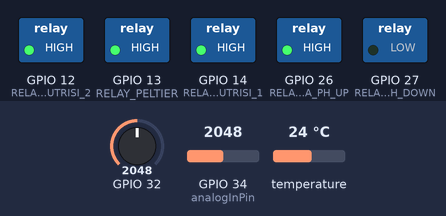
The sketch below on a simulated ESP32. On the bench: switched loads named in the sketch (green lamp = pin HIGH). Inputs (shaded band) come from the test bench; at power-on: GPIO 32 = 2048, GPIO 34 (analogInPin) = 2048, temperature 24 °C (analog values on the 0–4095 scale). WiFi joins after 1.5 s; servers stay silent unless stated; what the sketch prints to the serial monitor is not drawn.

Above: at 2.7 s.
2.8 s: GPIO 32 set to 3469
At 13.8 s:
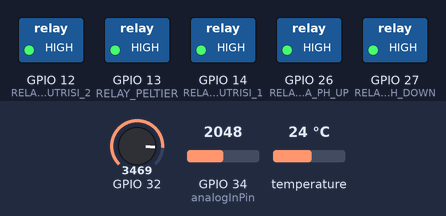
15.9 s: GPIO 32 set to 3596
At 17.3 s:
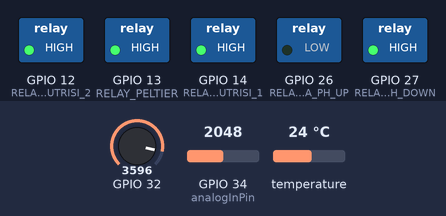
29.7 s: GPIO 32 set to 3083
At 39.4 s:
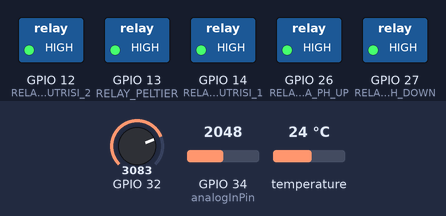
41.4 s: GPIO 32 set to 2977
At 42.8 s:
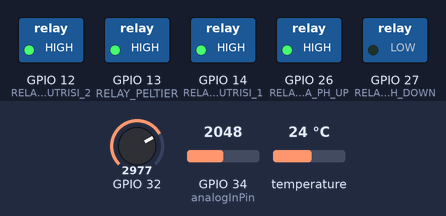
55.4 s: GPIO 32 set to 3603
At 65.0 s:
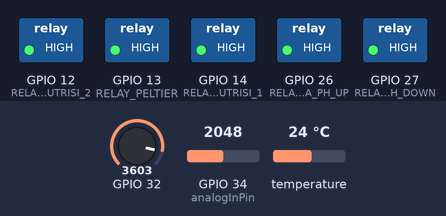
Timing chart, 0 to 67.7 s (numbered marks = the images above; inputs shaded):
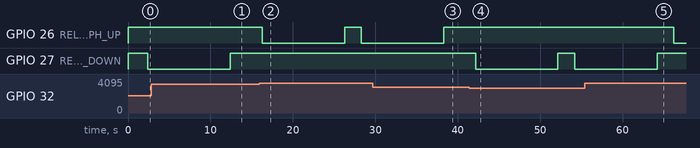

The sketch:

FinhydroProUnit5FIX.ino
```cpp
#include <OneWire.h>
#include <DallasTemperature.h>
#include <Firebase_ESP_Client.h>
#include <WiFi.h>

// Firebase
#include <addons/TokenHelper.h>
#include <addons/RTDBHelper.h>

// --- Konfigurasi WiFi dan Firebase ---
#define WIFI_SSID "Ygini"
#define WIFI_PASSWORD "dipakeji"
#define API_KEY "AIzaSyCkFNQKsr_bZvnfwtw5ZuiB-Vhxr1HfjwY"
#define DATABASE_URL "https://finhydroprounit1-default-rtdb.asia-southeast1.firebasedatabase.app"

// --- Konfigurasi Suhu (DS18B20) ---
#define ONE_WIRE_BUS 2
OneWire oneWire(ONE_WIRE_BUS);
DallasTemperature sensors(&oneWire);

// --- Konfigurasi pH ---
unsigned int ph_Value = 0;
float Voltage = 0.0;
const float V4 = 3.05;  // Tegangan untuk buffer pH 4
const float V7 = 2.45;  // Tegangan untuk buffer pH 7

// --- Konfigurasi EC ---
#define analogInPin 34  // Pin ADC untuk sensor EC
float calibrationFactor;  // Faktor kalibrasi EC

// --- Konfigurasi Relay ---
#define RELAY_POMPA_PH_UP 26
#define RELAY_POMPA_PH_DOWN 27
#define RELAY_POMPA_NUTRISI_1 14
#define RELAY_POMPA_NUTRISI_2 12
#define RELAY_PELTIER 13

// Firebase objects
FirebaseData fbdo;
FirebaseAuth auth;
FirebaseConfig config;
bool signupOK = false;
unsigned long sendDataPrevMillis = 0;

void setup() {
  Serial.begin(115200);

  // Inisialisasi sensor suhu
  sensors.begin();

  // Inisialisasi ADC pH
  analogReadResolution(12); // Resolusi ADC 12-bit

  // Kalibrasi EC
  int adcStandard = 1450;  // Nilai ADC dari larutan standar
  float ecStandard = 790.0;  // Nilai EC larutan standar dalam μS/cm
  calibrationFactor = ecStandard / adcStandard;

  // Konfigurasi pin relay
  pinMode(RELAY_POMPA_PH_UP, OUTPUT);
  pinMode(RELAY_POMPA_PH_DOWN, OUTPUT);
  pinMode(RELAY_POMPA_NUTRISI_1, OUTPUT);
  pinMode(RELAY_POMPA_NUTRISI_2, OUTPUT);
  pinMode(RELAY_PELTIER, OUTPUT);

  digitalWrite(RELAY_POMPA_PH_UP, HIGH);
  digitalWrite(RELAY_POMPA_PH_DOWN, HIGH);
  digitalWrite(RELAY_POMPA_NUTRISI_1, HIGH);
  digitalWrite(RELAY_POMPA_NUTRISI_2, HIGH);
  digitalWrite(RELAY_PELTIER, HIGH);

  // Inisialisasi WiFi dan Firebase
  initWiFi();
  initFirebase();

  Serial.println("Inisialisasi selesai. Memulai pembacaan sensor...");
}

/* Fungsi WiFi */
void initWiFi() {
  WiFi.begin(WIFI_SSID, WIFI_PASSWORD);
  while (WiFi.status() != WL_CONNECTED) {
    delay(300);
    Serial.print(".");
  }
  Serial.println("\nWiFi Connected");
}

/* Fungsi Firebase */
void initFirebase() {
  config.api_key = API_KEY;
  config.database_url = DATABASE_URL;

  if (Firebase.signUp(&config, &auth, "", "")) {
    Serial.println("Firebase Ready");
    signupOK = true;
  } else {
    Serial.printf("Signup Error: %s\n", config.signer.signupError.message.c_str());
  }

  config.token_status_callback = tokenStatusCallback;
  Firebase.begin(&config, &auth);
  Firebase.reconnectWiFi(true);
}

/* Fungsi untuk mengontrol relay berdasarkan pH */
void controlRelayPH(float pH) {
  if (pH < 5.0) {
    digitalWrite(RELAY_POMPA_PH_UP, LOW);
    delay(10000);
    digitalWrite(RELAY_POMPA_PH_UP, HIGH);
  } else if (pH > 7.0) {
    digitalWrite(RELAY_POMPA_PH_DOWN, LOW);
    delay(10000);
    digitalWrite(RELAY_POMPA_PH_DOWN, HIGH);
  }
}

/* Fungsi untuk mengontrol relay berdasarkan suhu */
void controlRelaySuhu(float suhu) {
  if (suhu > 27.0) {
    digitalWrite(RELAY_PELTIER, LOW);
    delay(30000);
    digitalWrite(RELAY_PELTIER, HIGH);
  }
}

/* Fungsi untuk mengontrol relay berdasarkan EC */
void controlRelayEC(float ec) {
  if (ec < 1000.0) {
    digitalWrite(RELAY_POMPA_NUTRISI_1, LOW);
    digitalWrite(RELAY_POMPA_NUTRISI_2, LOW);
    delay(10000);
    digitalWrite(RELAY_POMPA_NUTRISI_1, HIGH);
    digitalWrite(RELAY_POMPA_NUTRISI_2, HIGH);
  }
}

/* Mengirim Data ke Firebase */
void sendDataToFirebase(float suhu, float pH, float ec) {
  if (Firebase.ready() && signupOK && (millis() - sendDataPrevMillis > 5000)) {
    sendDataPrevMillis = millis();

    FirebaseJson json;
    json.set("fields/Suhu/doubleValue", suhu);
    json.set("fields/pH/doubleValue", pH);
    json.set("fields/EC/doubleValue", ec);

    if (Firebase.RTDB.setJSON(&fbdo, "Monitoring/Room5", &json)) {
      Serial.println("Data sent to Firebase");
    } else {
      Serial.println(fbdo.errorReason());
    }
  }
}

void loop() {
  sensors.requestTemperatures();
  float temperatureC = sensors.getTempCByIndex(0);

  ph_Value = 0;
  for (int i = 0; i < 10; i++) {
    ph_Value += analogRead(32);
    delay(10);
  }
  Voltage = (ph_Value / 10.0) * (3.3 / 4095.0);
  float slope = (4.0 - 7.0) / (V4 - V7);
  float intercept = 7.0 - slope * V7;
  float ph_act = slope * Voltage + intercept;

  int adcValue = analogRead(analogInPin);
  float ecValue = adcValue * calibrationFactor;

  sendDataToFirebase(temperatureC, ph_act, ecValue);

  controlRelayPH(ph_act);
  controlRelaySuhu(temperatureC);
  controlRelayEC(ecValue);

  delay(1000);
}
```

Measured:
- the behaviour switches between 3536 and 3537 on GPIO 32 (found by bisection; images 1 and 2)
- the behaviour switches between 3041 and 3040 on GPIO 32 (found by bisection; images 3 and 4)
- after the input at 2.8 s, GPIO 27 (RELAY_POMPA_PH_DOWN): goes on until 12.4 s, then stays HIGH
- after the input at 15.9 s, GPIO 26 (RELAY_POMPA_PH_UP): HIGH → LOW after 0.37 s, → HIGH 10.0 s later, → LOW 2.0 s later
- after the input at 29.7 s, GPIO 26 (RELAY_POMPA_PH_UP): goes on until 38.3 s, then stays HIGH
- after the input at 41.4 s, GPIO 27 (RELAY_POMPA_PH_DOWN): HIGH → LOW after 0.76 s, → HIGH 10.0 s later, → LOW 2.0 s later
- after the input at 55.4 s, GPIO 26 (RELAY_POMPA_PH_UP): HIGH → LOW after 10.8 s; GPIO 27 (RELAY_POMPA_PH_DOWN): goes on until 64.2 s, then stays HIGH
